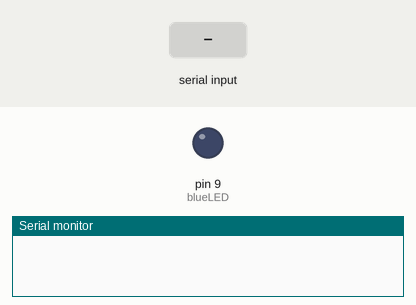
A sketch run on a simulated Arduino Uno, built with avr-gcc and run on an emulated ATmega328P. On the bench: output pins drawn as LEDs (lit = HIGH), the last lines printed to the serial monitor. The test bench sets the inputs (shaded band).

Above: at 1.2 s.
1.3 s: "1\n" received over Serial
At 1.8 s:
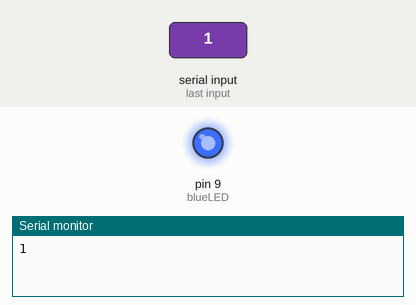
2.8 s: "0\n" received over Serial
At 4.1 s:
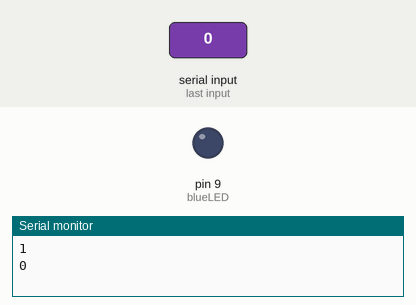
Timing chart, 0 to 5.8 s (numbered marks = the images above; inputs shaded):
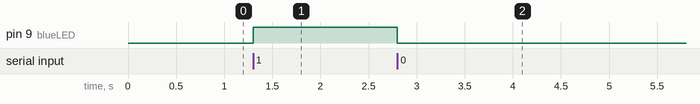

The sketch:

main.ino
```cpp
char Incoming_value = 0;  // Value read for serial input RX
const int blueLED = 9;    // Blue LED connected on port 9

void setup() {
  // put your setup code here, to run once:
  Serial.begin(9600);      // Set Baud rate
  pinMode(blueLED, OUTPUT);  // Declare blueled pin as output
}

void loop() {
  // put your main code here, to run repeatedly:
  if (Serial.available() > 0) {
    Incoming_value = Serial.read();
    Serial.print(Incoming_value);
    Serial.print("\n");
  }

  if (Incoming_value == '1') {
    digitalWrite(blueLED, HIGH);
  }

  else if (Incoming_value == '0') {
    digitalWrite(blueLED, LOW);
  }
}
```

Measured:
- after the input at 1.3 s, pin 9 (blueLED): LOW → HIGH at once
- after the input at 2.8 s, pin 9 (blueLED): HIGH → LOW at once
